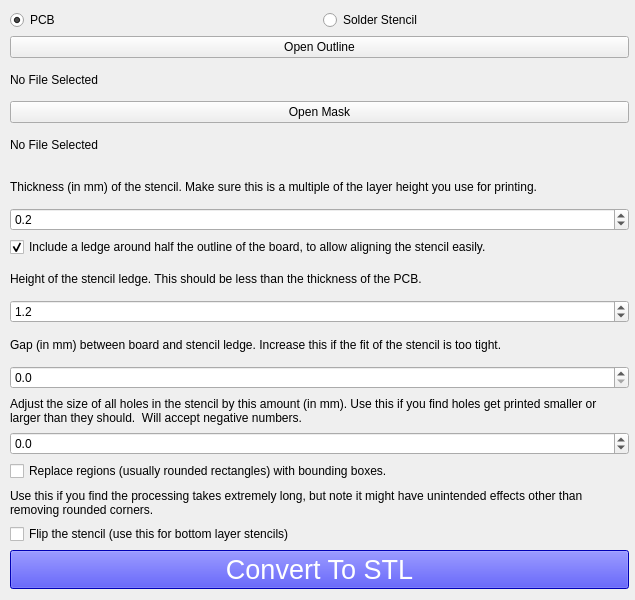
<?xml version="1.0" encoding="UTF-8"?>
<ui version="4.0">
 <class>GerberToSTL</class>
 <widget class="QMainWindow" name="GerberToSTL">
  <property name="geometry">
   <rect>
    <x>0</x>
    <y>0</y>
    <width>635</width>
    <height>600</height>
   </rect>
  </property>
  <property name="sizePolicy">
   <sizepolicy hsizetype="Preferred" vsizetype="Preferred">
    <horstretch>0</horstretch>
    <verstretch>0</verstretch>
   </sizepolicy>
  </property>
  <property name="minimumSize">
   <size>
    <width>635</width>
    <height>600</height>
   </size>
  </property>
  <property name="maximumSize">
   <size>
    <width>635</width>
    <height>600</height>
   </size>
  </property>
  <property name="windowTitle">
   <string>GerberToSTL</string>
  </property>
  <property name="windowIcon">
   <iconset>
    <normaloff>IAmOrion.png</normaloff>IAmOrion.png</iconset>
  </property>
  <property name="inputMethodHints">
   <set>Qt::ImhNone</set>
  </property>
  <property name="toolButtonStyle">
   <enum>Qt::ToolButtonIconOnly</enum>
  </property>
  <widget class="QWidget" name="centralwidget">
   <widget class="QWidget" name="layoutWidget">
    <property name="geometry">
     <rect>
      <x>10</x>
      <y>10</y>
      <width>619</width>
      <height>579</height>
     </rect>
    </property>
    <layout class="QGridLayout" name="gridLayout">
     <item row="15" column="0" colspan="2">
      <widget class="QCheckBox" name="inputReplaceRegions">
       <property name="text">
        <string>Replace regions (usually rounded rectangles) with bounding boxes.</string>
       </property>
      </widget>
     </item>
     <item row="13" column="0" colspan="2">
      <widget class="QLabel" name="lblIncrease">
       <property name="text">
        <string>Adjust the size of all holes in the stencil by this amount (in mm). Use this if you find holes get printed smaller or larger than they should.  Will accept negative numbers.</string>
       </property>
       <property name="wordWrap">
        <bool>true</bool>
       </property>
      </widget>
     </item>
     <item row="11" column="0" colspan="2">
      <widget class="QLabel" name="lblGap">
       <property name="text">
        <string>Gap (in mm) between board and stencil ledge. Increase this if the fit of the stencil is too tight.</string>
       </property>
      </widget>
     </item>
     <item row="14" column="0" colspan="2">
      <widget class="QDoubleSpinBox" name="inputIncreaseHoleSize">
       <property name="decimals">
        <number>1</number>
       </property>
       <property name="minimum">
        <double>-10.000000000000000</double>
       </property>
       <property name="maximum">
        <double>10.000000000000000</double>
       </property>
       <property name="singleStep">
        <double>0.100000000000000</double>
       </property>
       <property name="value">
        <double>0.000000000000000</double>
       </property>
      </widget>
     </item>
     <item row="12" column="0" colspan="2">
      <widget class="QDoubleSpinBox" name="inputGap">
       <property name="decimals">
        <number>1</number>
       </property>
       <property name="singleStep">
        <double>0.100000000000000</double>
       </property>
       <property name="value">
        <double>0.000000000000000</double>
       </property>
      </widget>
     </item>
     <item row="18" column="0" colspan="2">
      <widget class="QPushButton" name="btnConvertToSTL">
       <property name="font">
        <font>
         <pointsize>20</pointsize>
        </font>
       </property>
       <property name="styleSheet">
        <string notr="true">background-color: rgb(0, 0, 255);
color: white;
alternate-background-color: rgb(252, 1, 7);</string>
       </property>
       <property name="text">
        <string>Convert To STL</string>
       </property>
      </widget>
     </item>
     <item row="17" column="0" colspan="2">
      <widget class="QCheckBox" name="inputFlip">
       <property name="text">
        <string>Flip the stencil (use this for bottom layer stencils)</string>
       </property>
      </widget>
     </item>
     <item row="16" column="0" colspan="2">
      <widget class="QLabel" name="lblUseThis">
       <property name="text">
        <string>Use this if you find the processing takes extremely long, but note it might have unintended effects other than removing rounded corners.</string>
       </property>
       <property name="wordWrap">
        <bool>true</bool>
       </property>
      </widget>
     </item>
     <item row="10" column="0" colspan="2">
      <widget class="QDoubleSpinBox" name="inputHeight">
       <property name="decimals">
        <number>1</number>
       </property>
       <property name="singleStep">
        <double>0.100000000000000</double>
       </property>
       <property name="value">
        <double>1.200000000000000</double>
       </property>
      </widget>
     </item>
     <item row="0" column="1">
      <widget class="QRadioButton" name="inputSolderStencil">
       <property name="text">
        <string>Solder Stencil</string>
       </property>
       <property name="checked">
        <bool>false</bool>
       </property>
      </widget>
     </item>
     <item row="3" column="0" colspan="2">
      <widget class="QPushButton" name="btnOpenOther">
       <property name="text">
        <string>Open Mask</string>
       </property>
      </widget>
     </item>
     <item row="6" column="0" colspan="2">
      <widget class="QLabel" name="lblThickness">
       <property name="text">
        <string>Thickness (in mm) of the stencil. Make sure this is a multiple of the layer height you use for printing.</string>
       </property>
      </widget>
     </item>
     <item row="8" column="0" colspan="2">
      <widget class="QCheckBox" name="inputIncludeLedge">
       <property name="styleSheet">
        <string notr="true"/>
       </property>
       <property name="text">
        <string>Include a ledge around half the outline of the board, to allow aligning the stencil easily.</string>
       </property>
       <property name="checked">
        <bool>true</bool>
       </property>
      </widget>
     </item>
     <item row="9" column="0" colspan="2">
      <widget class="QLabel" name="lblHeight">
       <property name="text">
        <string>Height of the stencil ledge. This should be less than the thickness of the PCB.</string>
       </property>
      </widget>
     </item>
     <item row="4" column="0" colspan="2">
      <widget class="QLabel" name="lblOtherFile">
       <property name="text">
        <string>No File Selected</string>
       </property>
       <property name="wordWrap">
        <bool>true</bool>
       </property>
      </widget>
     </item>
     <item row="0" column="0">
      <widget class="QRadioButton" name="inputPCB">
       <property name="text">
        <string>PCB</string>
       </property>
       <property name="checked">
        <bool>true</bool>
       </property>
      </widget>
     </item>
     <item row="7" column="0" colspan="2">
      <widget class="QDoubleSpinBox" name="inputThickness">
       <property name="decimals">
        <number>1</number>
       </property>
       <property name="singleStep">
        <double>0.100000000000000</double>
       </property>
       <property name="value">
        <double>0.200000000000000</double>
       </property>
      </widget>
     </item>
     <item row="1" column="0" colspan="2">
      <widget class="QPushButton" name="btnOpenOutline">
       <property name="text">
        <string>Open Outline</string>
       </property>
       <property name="autoDefault">
        <bool>false</bool>
       </property>
       <property name="default">
        <bool>false</bool>
       </property>
       <property name="flat">
        <bool>false</bool>
       </property>
      </widget>
     </item>
     <item row="2" column="0" colspan="2">
      <widget class="QLabel" name="lblOutlineFile">
       <property name="text">
        <string>No File Selected</string>
       </property>
       <property name="wordWrap">
        <bool>true</bool>
       </property>
      </widget>
     </item>
     <item row="5" column="0">
      <spacer name="verticalSpacer">
       <property name="orientation">
        <enum>Qt::Vertical</enum>
       </property>
       <property name="sizeType">
        <enum>QSizePolicy::Fixed</enum>
       </property>
       <property name="sizeHint" stdset="0">
        <size>
         <width>20</width>
         <height>5</height>
        </size>
       </property>
      </spacer>
     </item>
    </layout>
   </widget>
  </widget>
 </widget>
 <tabstops>
  <tabstop>btnOpenOutline</tabstop>
  <tabstop>btnOpenOther</tabstop>
  <tabstop>inputThickness</tabstop>
  <tabstop>inputIncludeLedge</tabstop>
  <tabstop>inputHeight</tabstop>
  <tabstop>inputGap</tabstop>
  <tabstop>inputIncreaseHoleSize</tabstop>
  <tabstop>inputReplaceRegions</tabstop>
  <tabstop>inputFlip</tabstop>
  <tabstop>btnConvertToSTL</tabstop>
  <tabstop>inputPCB</tabstop>
  <tabstop>inputSolderStencil</tabstop>
 </tabstops>
 <resources/>
 <connections/>
</ui>
